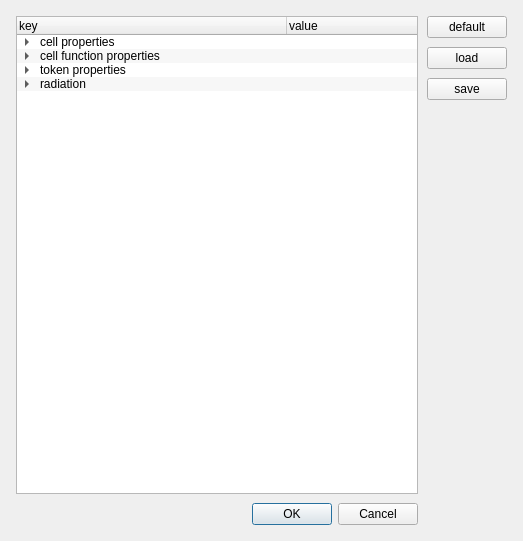
<?xml version="1.0" encoding="UTF-8"?>
<ui version="4.0">
 <class>SimulationParametersDialog</class>
 <widget class="QDialog" name="SimulationParametersDialog">
  <property name="geometry">
   <rect>
    <x>0</x>
    <y>0</y>
    <width>523</width>
    <height>541</height>
   </rect>
  </property>
  <property name="windowTitle">
   <string>simulation parameters</string>
  </property>
  <layout class="QGridLayout" name="gridLayout">
   <property name="leftMargin">
    <number>16</number>
   </property>
   <property name="topMargin">
    <number>16</number>
   </property>
   <property name="rightMargin">
    <number>16</number>
   </property>
   <property name="bottomMargin">
    <number>16</number>
   </property>
   <property name="spacing">
    <number>9</number>
   </property>
   <item row="7" column="2">
    <widget class="QDialogButtonBox" name="buttonBox">
     <property name="locale">
      <locale language="English" country="UnitedStates"/>
     </property>
     <property name="orientation">
      <enum>Qt::Horizontal</enum>
     </property>
     <property name="standardButtons">
      <set>QDialogButtonBox::Cancel|QDialogButtonBox::Ok</set>
     </property>
    </widget>
   </item>
   <item row="0" column="0" rowspan="6" colspan="3">
    <widget class="QTreeWidget" name="treeWidget">
     <property name="alternatingRowColors">
      <bool>true</bool>
     </property>
     <attribute name="headerDefaultSectionSize">
      <number>270</number>
     </attribute>
     <column>
      <property name="text">
       <string>key</string>
      </property>
     </column>
     <column>
      <property name="text">
       <string>value</string>
      </property>
     </column>
     <item>
      <property name="text">
       <string>cell properties</string>
      </property>
      <item>
       <property name="text">
        <string>min distance</string>
       </property>
       <property name="flags">
        <set>ItemIsSelectable|ItemIsEditable|ItemIsDragEnabled|ItemIsUserCheckable|ItemIsEnabled</set>
       </property>
      </item>
      <item>
       <property name="text">
        <string>max distance</string>
       </property>
       <property name="flags">
        <set>ItemIsSelectable|ItemIsEditable|ItemIsDragEnabled|ItemIsUserCheckable|ItemIsEnabled</set>
       </property>
      </item>
      <item>
       <property name="text">
        <string>mass</string>
       </property>
       <property name="flags">
        <set>ItemIsSelectable|ItemIsEditable|ItemIsDragEnabled|ItemIsUserCheckable|ItemIsEnabled</set>
       </property>
      </item>
      <item>
       <property name="text">
        <string>max force</string>
       </property>
       <property name="flags">
        <set>ItemIsSelectable|ItemIsEditable|ItemIsDragEnabled|ItemIsUserCheckable|ItemIsEnabled</set>
       </property>
      </item>
      <item>
       <property name="text">
        <string>max force decay probability</string>
       </property>
       <property name="flags">
        <set>ItemIsSelectable|ItemIsEditable|ItemIsDragEnabled|ItemIsUserCheckable|ItemIsEnabled</set>
       </property>
      </item>
      <item>
       <property name="text">
        <string>max bonds</string>
       </property>
       <property name="flags">
        <set>ItemIsSelectable|ItemIsEditable|ItemIsDragEnabled|ItemIsUserCheckable|ItemIsEnabled</set>
       </property>
      </item>
      <item>
       <property name="text">
        <string>max token</string>
       </property>
       <property name="flags">
        <set>ItemIsSelectable|ItemIsEditable|ItemIsDragEnabled|ItemIsUserCheckable|ItemIsEnabled</set>
       </property>
      </item>
      <item>
       <property name="text">
        <string>max token branch number</string>
       </property>
       <property name="flags">
        <set>ItemIsSelectable|ItemIsEditable|ItemIsDragEnabled|ItemIsUserCheckable|ItemIsEnabled</set>
       </property>
      </item>
      <item>
       <property name="text">
        <string>creation energy</string>
       </property>
       <property name="flags">
        <set>ItemIsSelectable|ItemIsEditable|ItemIsDragEnabled|ItemIsUserCheckable|ItemIsEnabled</set>
       </property>
      </item>
      <item>
       <property name="text">
        <string>min energy</string>
       </property>
       <property name="flags">
        <set>ItemIsSelectable|ItemIsEditable|ItemIsDragEnabled|ItemIsUserCheckable|ItemIsEnabled</set>
       </property>
      </item>
      <item>
       <property name="text">
        <string>transformation probability</string>
       </property>
       <property name="flags">
        <set>ItemIsSelectable|ItemIsEditable|ItemIsDragEnabled|ItemIsUserCheckable|ItemIsEnabled</set>
       </property>
      </item>
      <item>
       <property name="text">
        <string>fusion velocity</string>
       </property>
       <property name="flags">
        <set>ItemIsSelectable|ItemIsEditable|ItemIsDragEnabled|ItemIsUserCheckable|ItemIsEnabled</set>
       </property>
      </item>
     </item>
     <item>
      <property name="text">
       <string>cell function properties</string>
      </property>
      <item>
       <property name="text">
        <string>computer</string>
       </property>
       <item>
        <property name="text">
         <string>max instructions</string>
        </property>
        <property name="flags">
         <set>ItemIsSelectable|ItemIsEditable|ItemIsDragEnabled|ItemIsUserCheckable|ItemIsEnabled</set>
        </property>
       </item>
       <item>
        <property name="text">
         <string>cell memory size</string>
        </property>
        <property name="flags">
         <set>ItemIsSelectable|ItemIsEditable|ItemIsDragEnabled|ItemIsUserCheckable|ItemIsEnabled</set>
        </property>
       </item>
       <item>
        <property name="text">
         <string>token memory size</string>
        </property>
        <property name="flags">
         <set>ItemIsSelectable|ItemIsEditable|ItemIsDragEnabled|ItemIsUserCheckable|ItemIsEnabled</set>
        </property>
       </item>
      </item>
      <item>
       <property name="text">
        <string>constructor</string>
       </property>
       <item>
        <property name="text">
         <string>offspring distance</string>
        </property>
       </item>
      </item>
      <item>
       <property name="text">
        <string>sensor</string>
       </property>
       <item>
        <property name="text">
         <string>range</string>
        </property>
       </item>
      </item>
      <item>
       <property name="text">
        <string>weapon</string>
       </property>
       <item>
        <property name="text">
         <string>strength</string>
        </property>
        <property name="flags">
         <set>ItemIsSelectable|ItemIsEditable|ItemIsDragEnabled|ItemIsUserCheckable|ItemIsEnabled</set>
        </property>
       </item>
      </item>
     </item>
     <item>
      <property name="text">
       <string>token properties</string>
      </property>
      <item>
       <property name="text">
        <string>creation energy</string>
       </property>
       <property name="flags">
        <set>ItemIsSelectable|ItemIsEditable|ItemIsDragEnabled|ItemIsUserCheckable|ItemIsEnabled</set>
       </property>
      </item>
      <item>
       <property name="text">
        <string>min energy</string>
       </property>
       <property name="flags">
        <set>ItemIsSelectable|ItemIsEditable|ItemIsDragEnabled|ItemIsUserCheckable|ItemIsEnabled</set>
       </property>
      </item>
     </item>
     <item>
      <property name="text">
       <string>radiation</string>
      </property>
      <item>
       <property name="text">
        <string>exponent</string>
       </property>
       <property name="flags">
        <set>ItemIsSelectable|ItemIsEditable|ItemIsDragEnabled|ItemIsUserCheckable|ItemIsEnabled</set>
       </property>
      </item>
      <item>
       <property name="text">
        <string>factor</string>
       </property>
       <property name="flags">
        <set>ItemIsSelectable|ItemIsEditable|ItemIsDragEnabled|ItemIsUserCheckable|ItemIsEnabled</set>
       </property>
      </item>
      <item>
       <property name="text">
        <string>probability</string>
       </property>
       <property name="flags">
        <set>ItemIsSelectable|ItemIsEditable|ItemIsDragEnabled|ItemIsUserCheckable|ItemIsEnabled</set>
       </property>
      </item>
      <item>
       <property name="text">
        <string>velocity multiplier</string>
       </property>
       <property name="flags">
        <set>ItemIsSelectable|ItemIsEditable|ItemIsDragEnabled|ItemIsUserCheckable|ItemIsEnabled</set>
       </property>
      </item>
      <item>
       <property name="text">
        <string>velocity perturbation</string>
       </property>
       <property name="flags">
        <set>ItemIsSelectable|ItemIsEditable|ItemIsDragEnabled|ItemIsUserCheckable|ItemIsEnabled</set>
       </property>
      </item>
     </item>
    </widget>
   </item>
   <item row="0" column="3">
    <widget class="QPushButton" name="defaultButton">
     <property name="text">
      <string>default</string>
     </property>
    </widget>
   </item>
   <item row="1" column="3">
    <widget class="QPushButton" name="loadButton">
     <property name="text">
      <string>load</string>
     </property>
    </widget>
   </item>
   <item row="2" column="3">
    <widget class="QPushButton" name="saveButton">
     <property name="text">
      <string>save</string>
     </property>
    </widget>
   </item>
   <item row="3" column="3" rowspan="3">
    <spacer name="verticalSpacer">
     <property name="orientation">
      <enum>Qt::Vertical</enum>
     </property>
     <property name="sizeHint" stdset="0">
      <size>
       <width>20</width>
       <height>40</height>
      </size>
     </property>
    </spacer>
   </item>
  </layout>
 </widget>
 <resources/>
 <connections>
  <connection>
   <sender>buttonBox</sender>
   <signal>accepted()</signal>
   <receiver>SimulationParametersDialog</receiver>
   <slot>accept()</slot>
   <hints>
    <hint type="sourcelabel">
     <x>248</x>
     <y>254</y>
    </hint>
    <hint type="destinationlabel">
     <x>157</x>
     <y>274</y>
    </hint>
   </hints>
  </connection>
  <connection>
   <sender>buttonBox</sender>
   <signal>rejected()</signal>
   <receiver>SimulationParametersDialog</receiver>
   <slot>reject()</slot>
   <hints>
    <hint type="sourcelabel">
     <x>316</x>
     <y>260</y>
    </hint>
    <hint type="destinationlabel">
     <x>286</x>
     <y>274</y>
    </hint>
   </hints>
  </connection>
 </connections>
</ui>
